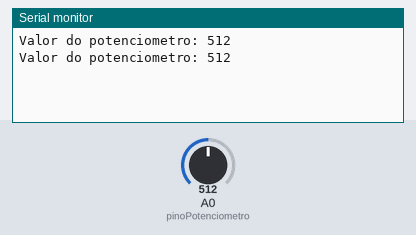
Recording of a sketch running on a simulated Arduino Uno, built with avr-gcc and run on an emulated ATmega328P. Parts: the last lines printed to the serial monitor. The inputs (shaded band) are chosen by the test bench; at power-on: A0 (pinoPotenciometro) = 512.

Above: at 1.8 s.
1.9 s: A0 (pinoPotenciometro) set to 49
At 2.25 s:
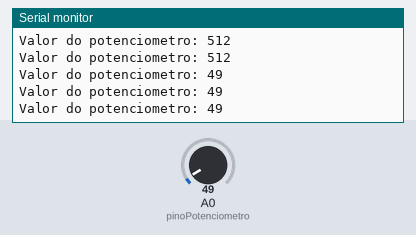
3.4 s: A0 (pinoPotenciometro) set to 45
At 3.43 s:
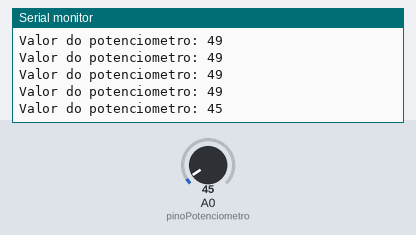
9.0 s: A0 (pinoPotenciometro) set to 8
At 9.04 s:
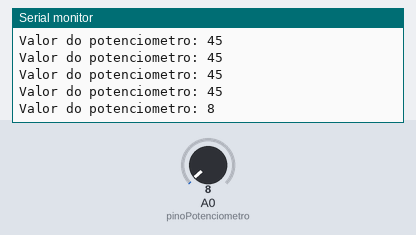
13.1 s: A0 (pinoPotenciometro) set to 11
At 14.0 s:
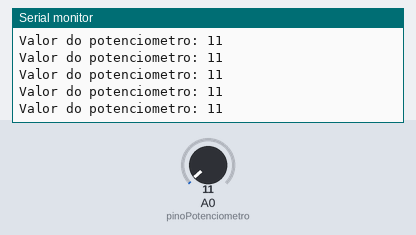
Timing chart, 0 to 16.1 s (numbered marks = the images above; inputs shaded):
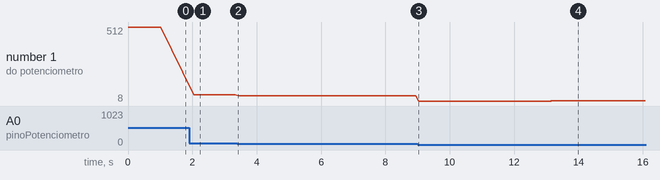

The sketch:

projeto_12_potenciometro_led.ino
```cpp
int pinoPotenciometro = 0;
int pinoLed = 0;
int valor = 0;

void setup() {
  Serial.begin(9600);
  pinMode(pinoLed, OUTPUT);
}

void loop() {
  valor = analogRead(pinoPotenciometro);
  Serial.print("Valor do potenciometro: ");
  Serial.println(valor);
  digitalWrite(pinoLed, HIGH);
  delay(valor);
  digitalWrite(pinoLed, LOW);
  delay(valor);
}
```

Measured:
- after the input at 1.9 s, the serial monitor: prints a new line after 0.15 s (image 1)
- after the input at 3.4 s, the serial monitor: prints a new line at once (image 2)
- after the input at 9.0 s, the serial monitor: prints a new line at once (image 3)
- after the input at 13.1 s, the serial monitor: prints a new line after 0.06 s (image 4)
- plotted number 1: 512 → 49 after the input at 1.9 s, 49 → 45 after the input at 3.4 s, 45 → 8 after the input at 9.0 s, 8 → 11 after the input at 13.1 s
